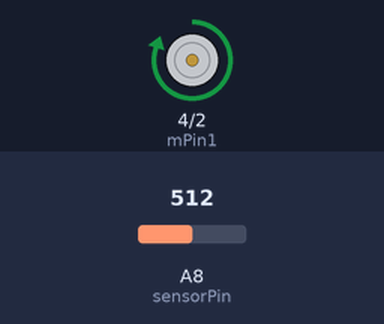
This sketch was run on a simulated Arduino Mega 2560, built with avr-gcc and run on an emulated ATmega2560. On the bench: motor-driver pin pairs drawn as motors (green arrow = first pin HIGH = forward, orange = second pin HIGH = backward, longer = more drive). The inputs (shaded band) are chosen by the test bench; at power-on: A8 (sensorPin) = 512. What the sketch prints to the serial monitor is not drawn.

Above: at 0.1 s.
At 2.1 s:
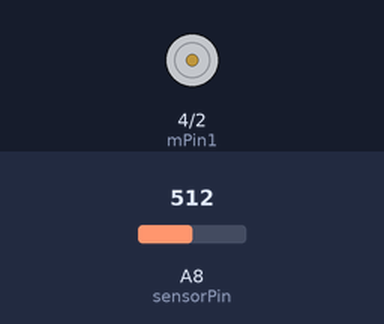
Timing chart, 0 to 3.6 s (numbered marks = the images above):
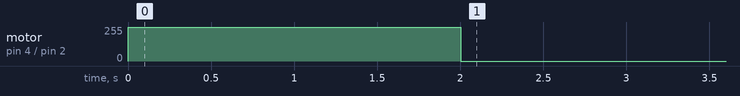

The sketch:

Experiment_1.ino
```cpp
int sensorPin = A8;
int mPin1 = 4;
int mPin2 = 2;
int sensorValue = 0;
int target = 0;
float kp = 4;
float ki = 0.002;
float kd = 0.005;
float integral = 0;
float prev_error = 0;


void setup() {
  // put your setup code here, to run once:
  Serial.begin(9600);
  target = analogRead(sensorPin);
  if (target >=512){target -=512;}
  else {target +=512;}
}

void loop() {
  // put your main code here, to run repeatedly:
  sensorValue = analogRead(sensorPin);

  int error = target-sensorValue;

//  if (error < 6) {kd = 0.5;}

  integral += ki*error;
  float derivative = kd*(error-prev_error);
  float motor_control = kp*error + integral + derivative;

  if (motor_control > 254) { motor_control = 254;}
  if (motor_control < -254){motor_control = -254;}

  float time_ms = millis();

  if (time_ms > 2000) {analogWrite(mPin1, 0); analogWrite(mPin2, 0);}
  else if (motor_control >=0) {analogWrite(mPin2, motor_control);}
  else {analogWrite(mPin1, -motor_control);}

  Serial.println(sensorValue);

  prev_error = error;
  delay(1);
}
```

Measured:
- by itself, motor on pin 4 (mPin1) / pin 2 (mPin2): stopped → forward 254/255 at 0.00 s, → stopped 2.0 s later
